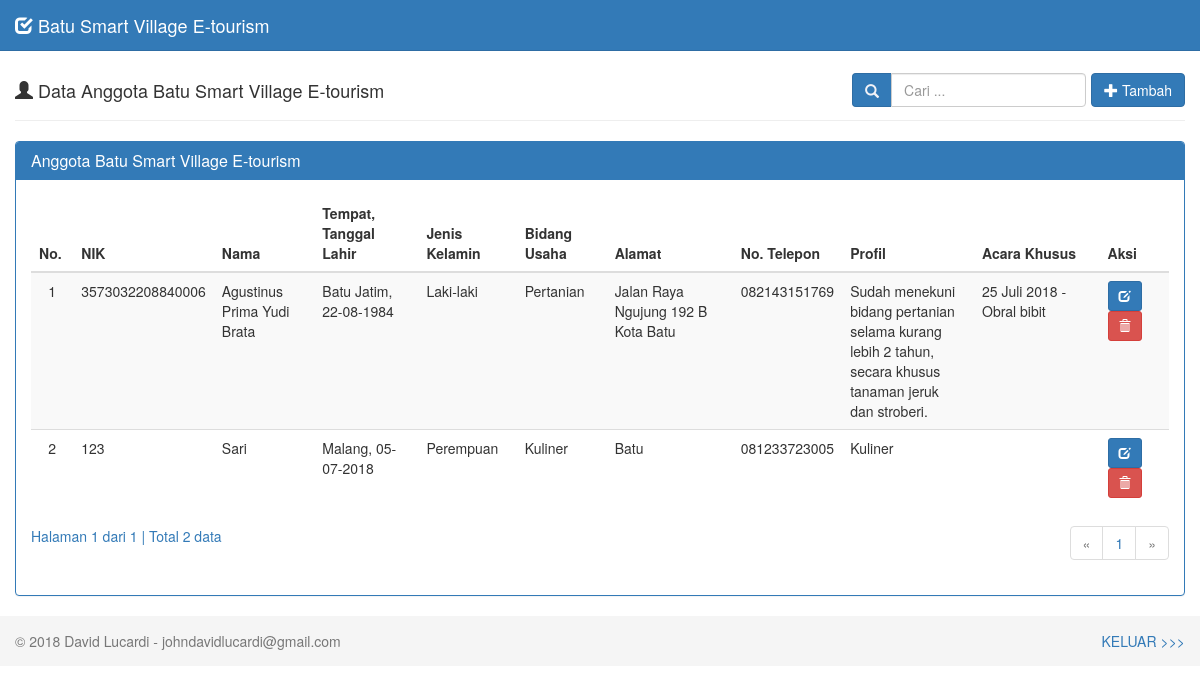
Screenshot of /admineco/welcome.php (signed in) with the database file from the repository.
### tables this page shows
CREATE TABLE IF NOT EXISTS `bsv_anggota` (
  `nik` varchar(16) NOT NULL,
  `nama` varchar(30) NOT NULL,
  `tempat_lahir` varchar(30) NOT NULL,
  `tanggal_lahir` date NOT NULL,
  `jenis_kelamin` enum('Laki-laki','Perempuan') NOT NULL,
  `bidang` varchar(20) NOT NULL,
  `alamat` varchar(100) NOT NULL,
  `no_telepon` varchar(12) NOT NULL,
  `profil` varchar(255) NOT NULL,
  `event` varchar(255) NOT NULL
);

### admineco/tampil-data.php (the view, shortened to what this page needs)
<?php
if (isset($_POST['cari'])) {
  $cari = $_POST['cari'];
} else {
  $cari = "";
}
?>
  <div class="row">
    <div class="col-md-12">
      <div class="page-header">
        <h4>
          <i class="glyphicon glyphicon-user"></i> Data Anggota Batu Smart Village E-tourism
          <div class="pull-right btn-tambah">
            <form class="form-inline" method="POST" action="welcome.php">
              <div class="form-group">
                <div class="input-group">
                  <div class="input-group-addon">
                    <i class="glyphicon glyphicon-search"></i>
                  </div>
                  <input type="text" class="form-control" name="cari" placeholder="Cari ..." autocomplete="off" value="<?php echo $cari; ?>">
                </div>
              </div>
              <a class="btn btn-primary" href="?page=tambah">
                <i class="glyphicon glyphicon-plus"></i> Tambah
              </a>
            </form>
          </div>
        </h4>
      </div>
      <div class="panel panel-primary">
        <div class="panel-heading">
          <h3 class="panel-title">Anggota Batu Smart Village E-tourism</h3>
        </div>
        <div class="panel-body">
          <div class="table-responsive">
            <table class="table table-striped table-hover">
              <thead>
                <tr>
                  <th>No.</th>
                  <th>NIK</th>
                  <th>Nama</th>
                  <th>Tempat, Tanggal Lahir</th>
                  <th>Jenis Kelamin</th>
                  <th>Bidang Usaha</th>
                  <th>Alamat</th>
                  <th>No. Telepon</th>
				  <th>Profil</th>
				  <th>Acara Khusus</th>
                  <th>Aksi</th>
                </tr>
              </thead>
              <tbody>
              <?php
              $batas = 5;
              if (isset($cari)) {
                $jumlah_record = mysql_query("SELECT COUNT(*) FROM bsv_anggota
                                              WHERE nik LIKE '%$cari%' OR nama LIKE '%$cari%'");
              } else {
                $jumlah_record = mysql_query("SELECT COUNT(*) FROM bsv_anggota");
              }
              $jumlah  = mysql_result($jumlah_record, 0);
              $halaman = ceil($jumlah / $batas);
              $page    = (isset($_GET['hal'])) ? (int)$_GET['hal'] : 1;
              $mulai   = ($page - 1) * $batas;
              $no = 1;
              if (isset($cari)) {
                $sql = mysql_query("SELECT * FROM bsv_anggota
                                    WHERE nik LIKE '%$cari%' OR nama LIKE '%$cari%'
                                    ORDER BY nik DESC LIMIT $mulai, $batas");
              } else {
                $sql = mysql_query("SELECT * FROM bsv_anggota
                                    ORDER BY nik DESC LIMIT $mulai, $batas");
              }
              while ($data = mysql_fetch_assoc($sql)) {
                $tanggal        = $data['tanggal_lahir'];
                $tgl            = explode('-',$tanggal);
                $tanggal_lahir  = $tgl[2]."-".$tgl[1]."-".$tgl[0];
                echo "  <tr>
                      <td width='50' class='center'>$no</td>
                      <td width='60'>$data[nik]</td>
                      <td width='150'>$data[nama]</td>
                      <td width='180'>$data[tempat_lahir], $tanggal_lahir</td>
                      <td width='120'>$data[jenis_kelamin]</td>
                      <td width='120'>$data[bidang]</td>
                      <td width='250'>$data[alamat]</td>
                      <td width='80'>$data[no_telepon]</td>
					  <td width='250'>$data[profil]</td>
					  <td width='250'>$data[event]</td>
                      <td width='100'>
                        <div class=''>
                          <a data-toggle='tooltip' data-placement='top' title='Ubah' style='margin-right:5px' class='btn btn-primary btn-sm' href='?page=ubah&id=$data[nik]'>
                            <i class='glyphicon glyphicon-edit'></i>
                          </a>";
              ?>
                          <a data-toggle="tooltip" data-placement="top" title="Hapus" class="btn btn-danger btn-sm" href="proses-hapus.php?id=<?php echo $data['nik'];?>" onclick="return confirm('Anda yakin ingin menghapus anggota <?php echo $data['nama']; ?>?');">
                            <i class="glyphicon glyphicon-trash"></i>
                          </a>
              <?php
                echo "
                        </div>
                      </td>
                    </tr>";
                $no++;
              }
              ?>
              </tbody>
            </table>
            <?php
            if (empty($_GET['hal'])) {
              $halaman_aktif = '1';
            } else {
              $halaman_aktif = $_GET['hal'];
            }
            ?>
            <a>
              Halaman <?php echo $halaman_aktif; ?> dari <?php echo $halaman; ?> |
              Total <?php echo $jumlah; ?> data
            </a>
            <nav>
              <ul class="pagination pull-right">
              <?php
              if ($halaman_aktif<='1') { ?>
                <li class="disabled">
                  <a href="" aria-label="Previous">
                    <span aria-hidden="true">&laquo;</span>
                  </a>
                </li>
              <?php
              }
              ?>
              <?php
              for($x=1; $x<=$halaman; $x++) { ?>
                <li class="">
                  <a href="?hal=<?php echo $x ?>"><?php echo $x ?></a>
                </li>
              <?php
              }
              ?>
              <?php
              if ($halaman_aktif>=$halaman) { ?>
                <li class="disabled">
                  <a href="" aria-label="Next">
                    <span aria-hidden="true">&raquo;</span>
                  </a>
                </li>
              <?php
              }
              ?>
              </ul>
            </nav>
          </div>
        </div>
      </div>
    </div>
  </div>

### admineco/welcome.php (shortened to what this page needs)
<!DOCTYPE html>
<html lang="en">
  <head>
    <link href="assets/css/bootstrap.min.css" rel="stylesheet">
    <link href="assets/css/datepicker.min.css" rel="stylesheet">
    <link href="assets/css/style.css" rel="stylesheet">
  </head>
  <body>
    <nav class="navbar navbar-default navbar-fixed-top">
      <div class="container-fluid">
        <div class="navbar-header">
          <a class="navbar-brand" href="index.php">
            <i class="glyphicon glyphicon-check"></i>
            Batu Smart Village E-tourism
          </a>
        </div>
      </div>
    </nav>
    <div class="container-fluid">
      <?php
      if (empty($_GET["page"])) {
        include "tampil-data.php";
      } elseif ($_GET['page'] == 'tambah') {
        include "form-tambah.php";
      } elseif ($_GET['page'] == 'ubah') {
        include "form-ubah.php";
      }
      ?>
    </div>
    <footer class="footer">
      <div class="container-fluid">
        <p class="text-muted pull-left">&copy; 2018 David Lucardi - <?php echo $_SESSION['email'];?></p>
        <p class="text-muted pull-right "><a href="logout.php">KELUAR >>></a>
      </div>
    </footer>
  </body>
</html>

### admineco/assets/css/style.css (style rules this page uses)
body { padding-top: 40px; }
.navbar-default { background-color: #337ab7; border-color: #2e6da4; }
.navbar-default .navbar-brand { color: #f1f2f7; }
.container-fluid .text-muted { margin: 15px 0; }
.input-group-addon { background-color: #337ab7; border: 1px solid #2e6da4; border-radius: 4px; color: #f1f2f7; }
.footer { width: 100%; height: 50px; background-color: #f5f5f5; }
.btn-tambah { margin-top: -7px; }
.center { text-align: center; }
.pagination { margin-top: -20px; }

### rows the page displays
bsv_anggota: nik "3573032208840006", nama "Agustinus Prima Yudi Brata", tempat_lahir "Batu Jatim", tanggal_lahir "22-08-1984", jenis_kelamin "Laki-laki", bidang "Pertanian", alamat "Jalan Raya Ngujung 192 B Kota Batu", no_telepon "082143151769", profil "Sudah menekuni bidang pertanian selama kurang lebih 2 tahun, secara khusus tanaman jeruk dan stroberi.", event "25 Juli 2018 - Obral bibit"
bsv_anggota: nik "123", nama "Sari", tempat_lahir "Malang", tanggal_lahir "05-07-2018", jenis_kelamin "Perempuan", bidang "Kuliner", alamat "Batu", no_telepon "081233723005", profil "Kuliner"

### other values shown
$halaman_aktif "1"
$halaman "1"
$jumlah "2"
$_SESSION['email'] "johndavidlucardi@gmail.com"
